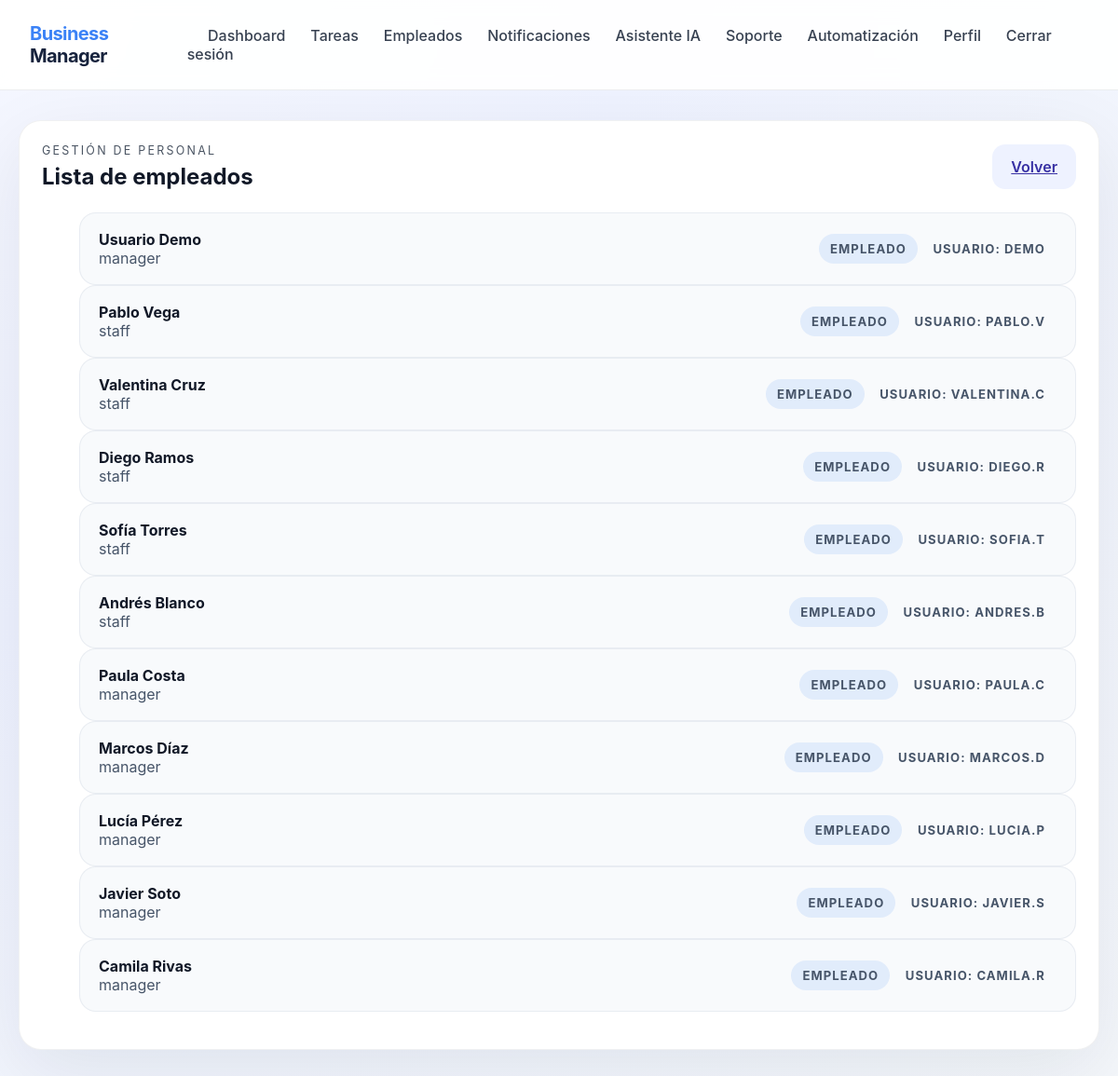
Page /employees (signed in) on the committed database.
### models.py (models this page shows)
class Employee(Base):
    __tablename__ = 'employees'
    id = Column(Integer, primary_key=True, index=True)
    name = Column(String, nullable=False)
    role = Column(String, nullable=False)
    user_id = Column(Integer, ForeignKey('users.id'), nullable=True)
    phone_number = Column(String, nullable=True)
    created_at = Column(DateTime, default=datetime.utcnow)
    tasks = relationship('Task', back_populates='employee')
    account = relationship('User', back_populates='employee_profile')

class User(Base):
    __tablename__ = 'users'
    id = Column(Integer, primary_key=True, index=True)
    username = Column(String, unique=True, nullable=False, index=True)
    password_hash = Column(String, nullable=False)
    role = Column(String, nullable=False, default='staff')
    created_at = Column(DateTime, default=datetime.utcnow)
    audits = relationship('AuditLog', back_populates='user')
    employee_profile = relationship('Employee', back_populates='account', uselist=False)
    notifications = relationship('Notification', back_populates='recipient')
    support_tickets = relationship('SupportTicket', back_populates='user')
    failed_login_attempts = Column(Integer, default=0)
    last_failed_login_at = Column(DateTime, nullable=True)
    locked_until = Column(DateTime, nullable=True)
    mfa_enabled = Column(Boolean, default=False)
    mfa_secret = Column(String, nullable=True)

### main.py (the view)
@app.get("/employees", response_class=HTMLResponse)
def read_employees(request: Request, db: Session = Depends(get_db)):
    current_user = require_login(request, db)
    if isinstance(current_user, RedirectResponse):
        return current_user
    page = int(request.query_params.get("page", "1"))
    page_size = int(request.query_params.get("page_size", "50"))
    query = db.query(Employee).order_by(Employee.created_at.desc())
    total = query.count()
    employees = query.offset((page - 1) * page_size).limit(page_size).all()
    return templates.TemplateResponse(
        request,
        "employees.html",
        {"request": request, "current_user": current_user, "employees": employees, "total": total, "page": page, "page_size": page_size},
    )

### templates/employees.html (shortened to what this page needs)
<!DOCTYPE html>
<html lang="es">
<head>
    <link rel="stylesheet" href="{{ url_for('static', path='style.css') }}">
</head>
<body>
    <header class="topbar">
        <div class="brand"><span class="brand-highlight">Business</span> Manager</div>
        <nav>
            <a href="/">Dashboard</a>
            <a href="/tasks">Tareas</a>
            <a href="/employees">Empleados</a>
            <a href="/notifications">Notificaciones</a>
            <a href="/assistant">Asistente IA</a>
            <a href="/support">Soporte</a>
            <a href="/support/automation-rules">Automatización</a>
            <a href="/profile">Perfil</a>
            <a href="/logout">Cerrar sesión</a>
        </nav>
    </header>
    <main class="page-grid page-wide">
        <section class="panel list-panel">
            <div class="panel-header">
                <div>
                    <p class="eyebrow">Gestión de personal</p>
                    <h1>Lista de empleados</h1>
                </div>
                <a class="button button-secondary" href="/">Volver</a>
            </div>
            <ul class="employee-list">
                {% if employees %}
                {% for emp in employees %}
                <li>
                    <div>
                        <strong>{{ emp.name }}</strong>
                        <span>{{ emp.role }}</span>
                    </div>
                    <div>
                        <span class="badge badge-info">Empleado</span>
                        {% if emp.account %}
                        <span class="badge badge-secondary">Usuario: {{ emp.account.username }}</span>
                        {% endif %}
                    </div>
                </li>
                {% endfor %}
                {% else %}
                <li class="empty-message">No hay empleados registrados.</li>
                {% endif %}
            </ul>
        </section>
    </main>
</body>
</html>

### static/style.css (style rules this page uses)
* { box-sizing: border-box; }
body { margin: 0; font-family: Inter, system-ui, -apple-system, BlinkMacSystemFont, 'Segoe UI', sans-serif; background: radial-gradient(circle at top left, #f5f7ff 0%, #eef2ff 40%, #f4f7fb 100%); color: #17233d; }
.topbar { display: flex; justify-content: space-between; align-items: center; padding: 24px 32px; background: rgba(255, 255, 255, 0.92); backdrop-filter: blur(10px); border-bottom: 1px solid rgba(20, 30, 60, 0.08); position: sticky; top: 0; z-index: 10; }
.brand { font-size: 1.25rem; font-weight: 700; letter-spacing: -0.03em; }
.brand-highlight { color: #3b82f6; }
nav a { margin-left: 1.4rem; text-decoration: none; color: #374151; font-weight: 500; }
.page-grid { width: min(1180px, calc(100% - 40px)); margin: 32px auto; display: grid; gap: 24px; }
.page-wide { grid-template-columns: 1fr; }
.panel { background: rgba(255, 255, 255, 0.96); border: 1px solid rgba(15, 23, 42, 0.06); border-radius: 24px; padding: 28px; box-shadow: 0 24px 80px rgba(15, 23, 42, 0.08); }
.panel-header, .card-header { display: flex; align-items: center; justify-content: space-between; gap: 16px; margin-bottom: 24px; }
.eyebrow { margin: 0 0 6px; text-transform: uppercase; letter-spacing: 0.18em; color: #4b5563; font-size: 0.78rem; }
h1, h2 { margin: 0; color: #111827; }
.card, .form-card, .preview-card, .list-panel { border-radius: 24px; padding: 24px; background: #ffffff; }
.button, button { display: inline-flex; align-items: center; justify-content: center; border-radius: 14px; border: none; padding: 14px 20px; font-weight: 600; cursor: pointer; transition: transform 0.2s ease, box-shadow 0.2s ease; }
.button-secondary, .button { background: #eef2ff; color: #3730a3; }
.badge { display: inline-flex; align-items: center; justify-content: center; padding: 8px 12px; border-radius: 999px; font-size: 0.82rem; text-transform: uppercase; letter-spacing: 0.08em; font-weight: 700; }
.badge-info { background: rgba(59, 130, 246, 0.12); color: #1d4ed8; }
.employee-list li { display: flex; justify-content: space-between; align-items: center; padding: 18px 20px; border-radius: 18px; border: 1px solid rgba(148, 163, 184, 0.16); background: #f8fafc; }
.employee-list li strong { display: block; color: #111827; }
.employee-list li span { color: #475569; }

### rows in the picture
Employee: name "Usuario Demo", role "manager", account.username "DEMO"
Employee: name "Pablo Vega", role "staff", account.username "PABLO.V"
Employee: name "Valentina Cruz", role "staff", account.username "VALENTINA.C"
Employee: name "Diego Ramos", role "staff", account.username "DIEGO.R"
Employee: name "Sofía Torres", role "staff", account.username "SOFIA.T"
Employee: name "Andrés Blanco", role "staff", account.username "ANDRES.B"
Employee: name "Paula Costa", role "manager", account.username "PAULA.C"
Employee: name "Marcos Díaz", role "manager", account.username "MARCOS.D"
Employee: name "Lucía Pérez", role "manager", account.username "LUCIA.P"
Employee: name "Javier Soto", role "manager", account.username "JAVIER.S"
Employee: name "Camila Rivas", role "manager", account.username "CAMILA.R"
